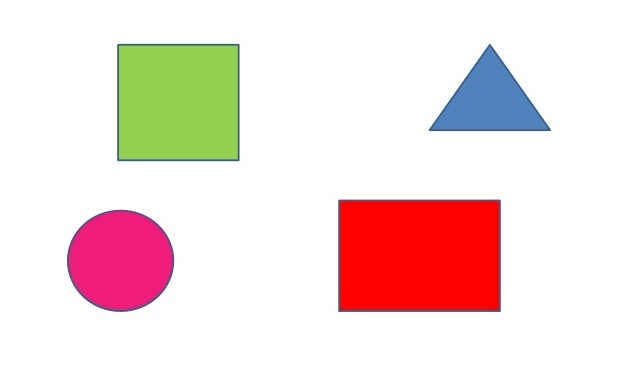
#> input picture shape_detectorr/images/shapes.jpg, 617 x 371 px
$ python shapedetector.py
#> lines starting #> are read from the running program, lines starting #| are printed output that depends on the picture; after the words box and inside, x2 and y2 are one past the last pixel; in counts of white or black regions, pixels touching at a corner belong together
import cv2

img = cv2.imread('images/shapes.jpg')
#> img is the input picture: shape (371, 617, 3); mean B, G, R 217.6, 220.2, 241.6
imgGray = cv2.cvtColor(img, cv2.COLOR_BGR2GRAY)  # if you have a color image just convert to gray
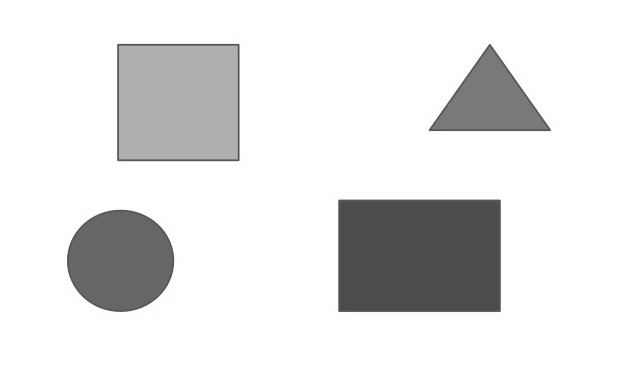
#> imgGray: shape (371, 617); min 73, max 255, mean 226.3
imgBlur = cv2.GaussianBlur(imgGray, (7, 7), 1)
imgCanny = cv2.Canny(imgBlur, 75, 200)
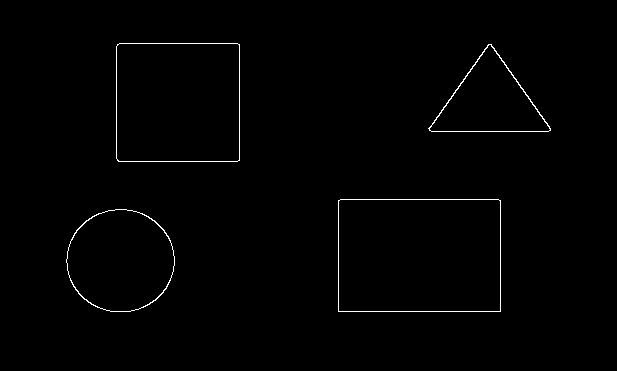
#> imgCanny: shape (371, 617); 0.8% white in thin lines or dots, all inside (x1, y1, x2, y2) = (66, 43, 551, 312)
copyOfImage = img.copy()


def detectShapes(imgCanny):
    contours, hierachy = cv2.findContours(imgCanny, cv2.RETR_EXTERNAL, cv2.CHAIN_APPROX_NONE)
#> contours = 4 contours; box (x1, y1, x2, y2) and area: (338, 199, 501, 312) 18141, (116, 43, 240, 162) 14504, (66, 209, 175, 312) 8665, (428, 44, 551, 132) 5581
    for contour in contours:
        area = cv2.contourArea(contour)
        if area > 500:
            cv2.drawContours(copyOfImage, contour, -1, (255, 0, 0), 2)
            perimeter = cv2.arcLength(contour, True)
            approx = cv2.approxPolyDP(contour, 0.01 * perimeter, True)
            approxLen = len(approx)
            x, y, w, h = cv2.boundingRect(approx)

            objectType = "Unknown"
            if approxLen == 3:
                objectType = "Triangle"
            elif approxLen == 4:
                aspRatio = w / float(h)
                if 0.95 < aspRatio < 1.05:
                    objectType = "Square"
                else:
                    objectType = "Rectangle"
            elif approxLen == 5:
                objectType = "Pentagon"
            elif approxLen == 6:
                objectType = "Hexagon"
            elif approxLen == 8:
                objectType = "Octagon"
            elif approxLen > 8:
                objectType = "Circle"

            cv2.rectangle(copyOfImage, (x, y), (x + w, y + h), (0, 255, 0), 2)
            cv2.putText(copyOfImage, objectType, (x + (w // 2) - 10, y + (h // 2) - 10), cv2.FONT_HERSHEY_PLAIN, 1,
                        (0, 255, 0), 2)
            print(objectType)
#> this loop made 4 passes
#> (area, perimeter, approx, approxLen, x, y, w, h) on passes 2, 4: (18141, 546.8, [[338, 200], [338, 311], [500, 311], [500, 200]], 4, 338, 200, 163, 112), (14504, 478.5, [[117, 44], [118, 161], [239, 160], [239, 44]], 4, 117, 44, 123, 118)
#> (area, perimeter, approx, approxLen, x, y, w, h) on pass 3: (5581, 346.5, [[428, 128], [550, 130], [491, 44]], 3, 428, 44, 123, 87)
#| Circle
#| Rectangle
#| Triangle
#| Square
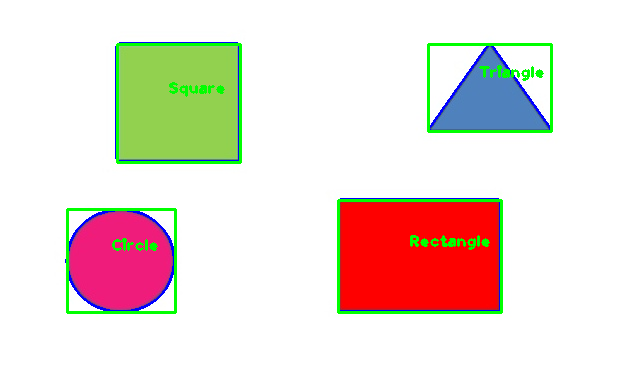
#> copyOfImage: shape (371, 617, 3); 3.97% of pixels changed, all inside (x1, y1, x2, y2) = (65, 42, 553, 314)


detectShapes(imgCanny)
cv2.imshow("image", copyOfImage)
cv2.waitKey(0)
